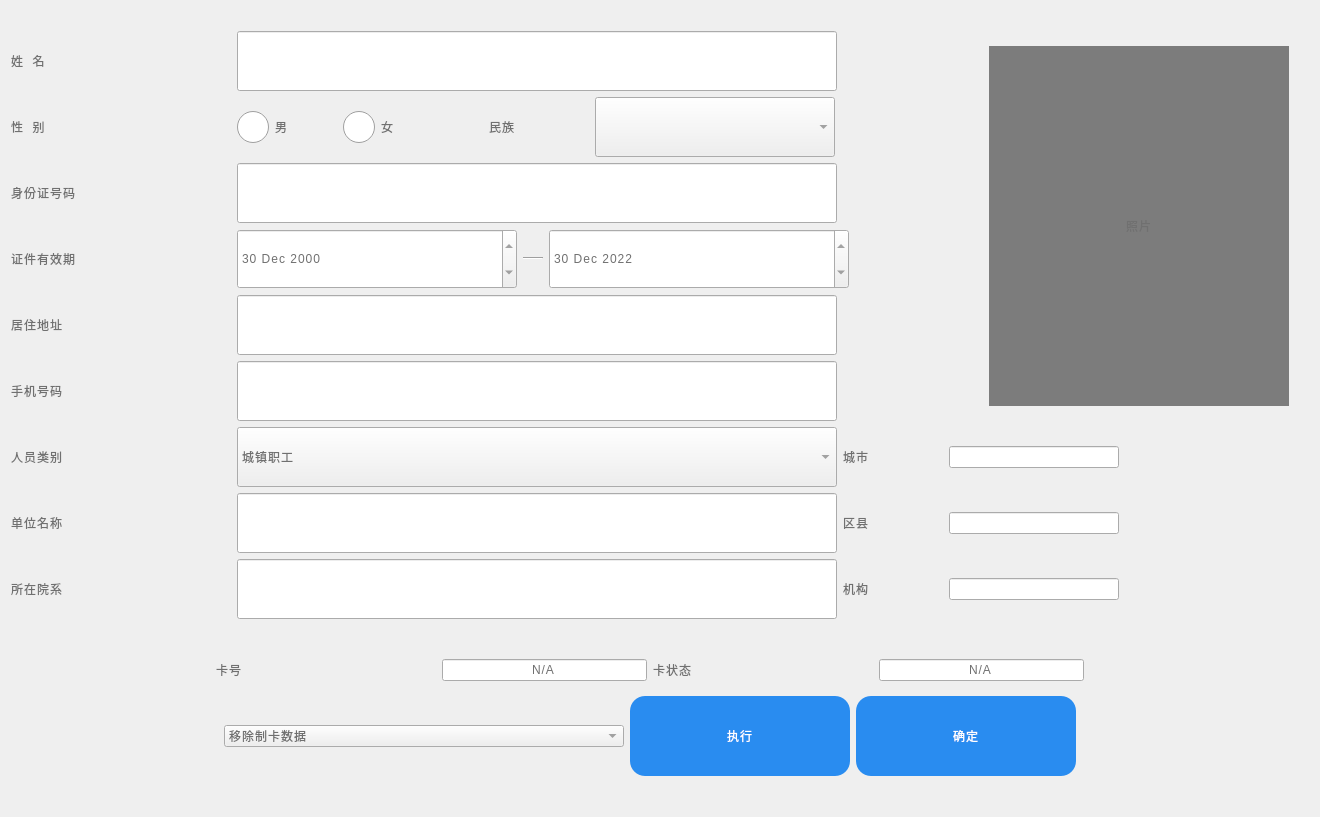
<?xml version="1.0" encoding="UTF-8"?>
<ui version="4.0">
 <class>Sys_SSCardAPITest</class>
 <widget class="QWidget" name="Sys_SSCardAPITest">
  <property name="geometry">
   <rect>
    <x>0</x>
    <y>0</y>
    <width>1320</width>
    <height>817</height>
   </rect>
  </property>
  <property name="maximumSize">
   <size>
    <width>65535</width>
    <height>16777215</height>
   </size>
  </property>
  <property name="windowTitle">
   <string>Form</string>
  </property>
  <property name="styleSheet">
   <string notr="true">font-weight: normal;
line-height: 49px;
letter-spacing: 1px;
color: #707070;
font:42px &quot;思源黑体 CN Medium&quot;;
</string>
  </property>
  <layout class="QHBoxLayout" name="horizontalLayout_10">
   <item>
    <spacer name="horizontalSpacer_6">
     <property name="minimumSize">
      <size>
       <width>0</width>
       <height>90</height>
      </size>
     </property>
     <property name="orientation">
      <enum>Qt::Horizontal</enum>
     </property>
     <property name="sizeType">
      <enum>QSizePolicy::Fixed</enum>
     </property>
     <property name="sizeHint" stdset="0">
      <size>
       <width>20</width>
       <height>87</height>
      </size>
     </property>
    </spacer>
   </item>
   <item>
    <layout class="QVBoxLayout" name="verticalLayout_4">
     <item>
      <spacer name="verticalSpacer">
       <property name="orientation">
        <enum>Qt::Vertical</enum>
       </property>
       <property name="sizeType">
        <enum>QSizePolicy::Fixed</enum>
       </property>
       <property name="sizeHint" stdset="0">
        <size>
         <width>20</width>
         <height>20</height>
        </size>
       </property>
      </spacer>
     </item>
     <item>
      <layout class="QVBoxLayout" name="verticalLayout_3">
       <item>
        <layout class="QHBoxLayout" name="horizontalLayout_9">
         <item>
          <layout class="QVBoxLayout" name="verticalLayout">
           <item>
            <layout class="QHBoxLayout" name="horizontalLayout">
             <item>
              <widget class="QLabel" name="label_Name">
               <property name="minimumSize">
                <size>
                 <width>220</width>
                 <height>40</height>
                </size>
               </property>
               <property name="maximumSize">
                <size>
                 <width>220</width>
                 <height>16777215</height>
                </size>
               </property>
               <property name="styleSheet">
                <string notr="true"/>
               </property>
               <property name="text">
                <string>姓  名</string>
               </property>
              </widget>
             </item>
             <item>
              <widget class="QLineEdit" name="lineEdit_Name">
               <property name="minimumSize">
                <size>
                 <width>600</width>
                 <height>60</height>
                </size>
               </property>
               <property name="maximumSize">
                <size>
                 <width>600</width>
                 <height>60</height>
                </size>
               </property>
              </widget>
             </item>
             <item>
              <spacer name="horizontalSpacer_11">
               <property name="orientation">
                <enum>Qt::Horizontal</enum>
               </property>
               <property name="sizeHint" stdset="0">
                <size>
                 <width>40</width>
                 <height>20</height>
                </size>
               </property>
              </spacer>
             </item>
            </layout>
           </item>
           <item>
            <layout class="QHBoxLayout" name="horizontalLayout_2" stretch="0,0,0,1,1,0">
             <item>
              <widget class="QLabel" name="label_Gender">
               <property name="minimumSize">
                <size>
                 <width>220</width>
                 <height>40</height>
                </size>
               </property>
               <property name="maximumSize">
                <size>
                 <width>220</width>
                 <height>16777215</height>
                </size>
               </property>
               <property name="styleSheet">
                <string notr="true"/>
               </property>
               <property name="text">
                <string>性  别</string>
               </property>
              </widget>
             </item>
             <item>
              <layout class="QHBoxLayout" name="horizontalLayout_5">
               <property name="spacing">
                <number>6</number>
               </property>
               <property name="sizeConstraint">
                <enum>QLayout::SetDefaultConstraint</enum>
               </property>
               <item>
                <widget class="QRadioButton" name="radioButton_Male">
                 <property name="minimumSize">
                  <size>
                   <width>100</width>
                   <height>40</height>
                  </size>
                 </property>
                 <property name="maximumSize">
                  <size>
                   <width>100</width>
                   <height>16777215</height>
                  </size>
                 </property>
                 <property name="styleSheet">
                  <string notr="true">QRadioButton::indicator { 
	width: 32px;
	height: 32px;
}
QRadioButton::indicator::unchecked {
	image: url(:/Image/RadioUnChecked.png);
}
QRadioButton::indicator::checked { 
	image: url(:/Image/RadioCheck.png);
}
</string>
                 </property>
                 <property name="text">
                  <string>男</string>
                 </property>
                </widget>
               </item>
               <item>
                <widget class="QRadioButton" name="radioButton_Female">
                 <property name="minimumSize">
                  <size>
                   <width>100</width>
                   <height>40</height>
                  </size>
                 </property>
                 <property name="maximumSize">
                  <size>
                   <width>100</width>
                   <height>16777215</height>
                  </size>
                 </property>
                 <property name="styleSheet">
                  <string notr="true">QRadioButton::indicator { 
	width: 32px;
	height: 32px;
}
QRadioButton::indicator::unchecked {
	image: url(:/Image/RadioUnChecked.png);
}
QRadioButton::indicator::checked { 
	image: url(:/Image/RadioCheck.png);
}
</string>
                 </property>
                 <property name="text">
                  <string>女</string>
                 </property>
                </widget>
               </item>
              </layout>
             </item>
             <item>
              <spacer name="horizontalSpacer_4">
               <property name="orientation">
                <enum>Qt::Horizontal</enum>
               </property>
               <property name="sizeType">
                <enum>QSizePolicy::Fixed</enum>
               </property>
               <property name="sizeHint" stdset="0">
                <size>
                 <width>40</width>
                 <height>20</height>
                </size>
               </property>
              </spacer>
             </item>
             <item>
              <widget class="QLabel" name="label_Nation">
               <property name="minimumSize">
                <size>
                 <width>100</width>
                 <height>40</height>
                </size>
               </property>
               <property name="maximumSize">
                <size>
                 <width>100</width>
                 <height>16777215</height>
                </size>
               </property>
               <property name="styleSheet">
                <string notr="true"/>
               </property>
               <property name="text">
                <string>民族</string>
               </property>
              </widget>
             </item>
             <item>
              <widget class="QComboBox" name="comboBox_Nationality">
               <property name="minimumSize">
                <size>
                 <width>200</width>
                 <height>60</height>
                </size>
               </property>
               <property name="maximumSize">
                <size>
                 <width>240</width>
                 <height>60</height>
                </size>
               </property>
               <property name="styleSheet">
                <string notr="true"/>
               </property>
              </widget>
             </item>
             <item>
              <spacer name="horizontalSpacer_8">
               <property name="orientation">
                <enum>Qt::Horizontal</enum>
               </property>
               <property name="sizeHint" stdset="0">
                <size>
                 <width>40</width>
                 <height>20</height>
                </size>
               </property>
              </spacer>
             </item>
            </layout>
           </item>
           <item>
            <layout class="QHBoxLayout" name="horizontalLayout_4">
             <item>
              <widget class="QLabel" name="label_IDCard">
               <property name="minimumSize">
                <size>
                 <width>220</width>
                 <height>40</height>
                </size>
               </property>
               <property name="maximumSize">
                <size>
                 <width>220</width>
                 <height>16777215</height>
                </size>
               </property>
               <property name="styleSheet">
                <string notr="true"/>
               </property>
               <property name="text">
                <string>身份证号码</string>
               </property>
              </widget>
             </item>
             <item>
              <widget class="QLineEdit" name="lineEdit_CardID">
               <property name="minimumSize">
                <size>
                 <width>600</width>
                 <height>60</height>
                </size>
               </property>
               <property name="maximumSize">
                <size>
                 <width>600</width>
                 <height>60</height>
                </size>
               </property>
               <property name="maxLength">
                <number>18</number>
               </property>
               <property name="readOnly">
                <bool>false</bool>
               </property>
              </widget>
             </item>
             <item>
              <spacer name="horizontalSpacer_12">
               <property name="orientation">
                <enum>Qt::Horizontal</enum>
               </property>
               <property name="sizeHint" stdset="0">
                <size>
                 <width>40</width>
                 <height>20</height>
                </size>
               </property>
              </spacer>
             </item>
            </layout>
           </item>
           <item>
            <layout class="QHBoxLayout" name="horizontalLayout_6">
             <item>
              <widget class="QLabel" name="label_ExpireDate">
               <property name="minimumSize">
                <size>
                 <width>220</width>
                 <height>40</height>
                </size>
               </property>
               <property name="maximumSize">
                <size>
                 <width>220</width>
                 <height>16777215</height>
                </size>
               </property>
               <property name="styleSheet">
                <string notr="true"/>
               </property>
               <property name="text">
                <string>证件有效期</string>
               </property>
              </widget>
             </item>
             <item>
              <widget class="QDateEdit" name="dateEdit_Issued">
               <property name="minimumSize">
                <size>
                 <width>280</width>
                 <height>60</height>
                </size>
               </property>
               <property name="maximumSize">
                <size>
                 <width>300</width>
                 <height>60</height>
                </size>
               </property>
               <property name="dateTime">
                <datetime>
                 <hour>8</hour>
                 <minute>0</minute>
                 <second>0</second>
                 <year>2000</year>
                 <month>12</month>
                 <day>30</day>
                </datetime>
               </property>
              </widget>
             </item>
             <item>
              <widget class="Line" name="line">
               <property name="minimumSize">
                <size>
                 <width>20</width>
                 <height>0</height>
                </size>
               </property>
               <property name="maximumSize">
                <size>
                 <width>20</width>
                 <height>16777215</height>
                </size>
               </property>
               <property name="orientation">
                <enum>Qt::Horizontal</enum>
               </property>
              </widget>
             </item>
             <item>
              <widget class="QDateEdit" name="dateEdit_Expired">
               <property name="minimumSize">
                <size>
                 <width>300</width>
                 <height>60</height>
                </size>
               </property>
               <property name="maximumSize">
                <size>
                 <width>300</width>
                 <height>60</height>
                </size>
               </property>
               <property name="dateTime">
                <datetime>
                 <hour>8</hour>
                 <minute>0</minute>
                 <second>0</second>
                 <year>2022</year>
                 <month>12</month>
                 <day>30</day>
                </datetime>
               </property>
              </widget>
             </item>
             <item>
              <spacer name="horizontalSpacer_15">
               <property name="orientation">
                <enum>Qt::Horizontal</enum>
               </property>
               <property name="sizeHint" stdset="0">
                <size>
                 <width>40</width>
                 <height>20</height>
                </size>
               </property>
              </spacer>
             </item>
            </layout>
           </item>
           <item>
            <layout class="QHBoxLayout" name="horizontalLayout_11">
             <item>
              <widget class="QLabel" name="label_Career_2">
               <property name="minimumSize">
                <size>
                 <width>220</width>
                 <height>40</height>
                </size>
               </property>
               <property name="maximumSize">
                <size>
                 <width>220</width>
                 <height>16777215</height>
                </size>
               </property>
               <property name="styleSheet">
                <string notr="true"/>
               </property>
               <property name="text">
                <string>居住地址</string>
               </property>
              </widget>
             </item>
             <item>
              <widget class="QLineEdit" name="lineEdit_Address">
               <property name="minimumSize">
                <size>
                 <width>600</width>
                 <height>60</height>
                </size>
               </property>
               <property name="maximumSize">
                <size>
                 <width>500</width>
                 <height>60</height>
                </size>
               </property>
               <property name="text">
                <string/>
               </property>
               <property name="readOnly">
                <bool>false</bool>
               </property>
              </widget>
             </item>
             <item>
              <spacer name="horizontalSpacer_16">
               <property name="orientation">
                <enum>Qt::Horizontal</enum>
               </property>
               <property name="sizeHint" stdset="0">
                <size>
                 <width>40</width>
                 <height>20</height>
                </size>
               </property>
              </spacer>
             </item>
            </layout>
           </item>
           <item>
            <layout class="QHBoxLayout" name="horizontalLayout_8">
             <item>
              <widget class="QLabel" name="label_Career">
               <property name="minimumSize">
                <size>
                 <width>220</width>
                 <height>40</height>
                </size>
               </property>
               <property name="maximumSize">
                <size>
                 <width>220</width>
                 <height>16777215</height>
                </size>
               </property>
               <property name="styleSheet">
                <string notr="true"/>
               </property>
               <property name="text">
                <string>手机号码</string>
               </property>
              </widget>
             </item>
             <item>
              <widget class="QLineEdit" name="lineEdit_Mobile">
               <property name="minimumSize">
                <size>
                 <width>600</width>
                 <height>60</height>
                </size>
               </property>
               <property name="maximumSize">
                <size>
                 <width>600</width>
                 <height>60</height>
                </size>
               </property>
               <property name="text">
                <string/>
               </property>
               <property name="readOnly">
                <bool>false</bool>
               </property>
              </widget>
             </item>
             <item>
              <spacer name="horizontalSpacer_14">
               <property name="orientation">
                <enum>Qt::Horizontal</enum>
               </property>
               <property name="sizeHint" stdset="0">
                <size>
                 <width>40</width>
                 <height>20</height>
                </size>
               </property>
              </spacer>
             </item>
            </layout>
           </item>
          </layout>
         </item>
         <item>
          <widget class="QLabel" name="label_Photo">
           <property name="minimumSize">
            <size>
             <width>300</width>
             <height>360</height>
            </size>
           </property>
           <property name="maximumSize">
            <size>
             <width>300</width>
             <height>360</height>
            </size>
           </property>
           <property name="styleSheet">
            <string notr="true">background-color: rgb(124, 124, 124);</string>
           </property>
           <property name="text">
            <string>照片</string>
           </property>
           <property name="alignment">
            <set>Qt::AlignCenter</set>
           </property>
          </widget>
         </item>
        </layout>
       </item>
       <item>
        <layout class="QVBoxLayout" name="verticalLayout_2">
         <item>
          <layout class="QHBoxLayout" name="horizontalLayout_29">
           <item>
            <widget class="QLabel" name="label_Address">
             <property name="minimumSize">
              <size>
               <width>220</width>
               <height>40</height>
              </size>
             </property>
             <property name="maximumSize">
              <size>
               <width>220</width>
               <height>16777215</height>
              </size>
             </property>
             <property name="styleSheet">
              <string notr="true"/>
             </property>
             <property name="text">
              <string>人员类别</string>
             </property>
            </widget>
           </item>
           <item>
            <widget class="QComboBox" name="comboBox_PersonType">
             <property name="minimumSize">
              <size>
               <width>600</width>
               <height>60</height>
              </size>
             </property>
             <property name="maximumSize">
              <size>
               <width>600</width>
               <height>60</height>
              </size>
             </property>
             <property name="styleSheet">
              <string notr="true"/>
             </property>
             <property name="maxVisibleItems">
              <number>16</number>
             </property>
             <item>
              <property name="text">
               <string>城镇职工</string>
              </property>
             </item>
             <item>
              <property name="text">
               <string>城镇居民</string>
              </property>
             </item>
             <item>
              <property name="text">
               <string>农村居民</string>
              </property>
             </item>
             <item>
              <property name="text">
               <string>在读大学生</string>
              </property>
             </item>
            </widget>
           </item>
           <item>
            <widget class="QLabel" name="label_Address_2">
             <property name="minimumSize">
              <size>
               <width>100</width>
               <height>40</height>
              </size>
             </property>
             <property name="maximumSize">
              <size>
               <width>150</width>
               <height>16777215</height>
              </size>
             </property>
             <property name="styleSheet">
              <string notr="true"/>
             </property>
             <property name="text">
              <string>城市</string>
             </property>
            </widget>
           </item>
           <item>
            <widget class="QLineEdit" name="lineEdit_City"/>
           </item>
           <item>
            <spacer name="horizontalSpacer_10">
             <property name="orientation">
              <enum>Qt::Horizontal</enum>
             </property>
             <property name="sizeHint" stdset="0">
              <size>
               <width>40</width>
               <height>20</height>
              </size>
             </property>
            </spacer>
           </item>
          </layout>
         </item>
         <item>
          <layout class="QHBoxLayout" name="horizontalLayout_26">
           <item>
            <widget class="QLabel" name="label_Organization">
             <property name="minimumSize">
              <size>
               <width>220</width>
               <height>40</height>
              </size>
             </property>
             <property name="maximumSize">
              <size>
               <width>220</width>
               <height>16777215</height>
              </size>
             </property>
             <property name="styleSheet">
              <string notr="true"/>
             </property>
             <property name="text">
              <string>单位名称</string>
             </property>
            </widget>
           </item>
           <item>
            <widget class="QLineEdit" name="lineEdit_Organization">
             <property name="minimumSize">
              <size>
               <width>600</width>
               <height>60</height>
              </size>
             </property>
             <property name="maximumSize">
              <size>
               <width>600</width>
               <height>60</height>
              </size>
             </property>
             <property name="readOnly">
              <bool>false</bool>
             </property>
            </widget>
           </item>
           <item>
            <widget class="QLabel" name="label_Address_3">
             <property name="minimumSize">
              <size>
               <width>100</width>
               <height>40</height>
              </size>
             </property>
             <property name="maximumSize">
              <size>
               <width>150</width>
               <height>16777215</height>
              </size>
             </property>
             <property name="styleSheet">
              <string notr="true"/>
             </property>
             <property name="text">
              <string>区县</string>
             </property>
            </widget>
           </item>
           <item>
            <widget class="QLineEdit" name="lineEdit_Country"/>
           </item>
           <item>
            <spacer name="horizontalSpacer_9">
             <property name="orientation">
              <enum>Qt::Horizontal</enum>
             </property>
             <property name="sizeHint" stdset="0">
              <size>
               <width>40</width>
               <height>20</height>
              </size>
             </property>
            </spacer>
           </item>
          </layout>
         </item>
         <item>
          <layout class="QHBoxLayout" name="horizontalLayout_Guardian">
           <item>
            <widget class="QLabel" name="label_Department">
             <property name="minimumSize">
              <size>
               <width>220</width>
               <height>40</height>
              </size>
             </property>
             <property name="maximumSize">
              <size>
               <width>220</width>
               <height>16777215</height>
              </size>
             </property>
             <property name="styleSheet">
              <string notr="true"/>
             </property>
             <property name="text">
              <string>所在院系</string>
             </property>
            </widget>
           </item>
           <item>
            <widget class="QLineEdit" name="lineEdit_Department">
             <property name="minimumSize">
              <size>
               <width>600</width>
               <height>60</height>
              </size>
             </property>
             <property name="maximumSize">
              <size>
               <width>600</width>
               <height>60</height>
              </size>
             </property>
             <property name="readOnly">
              <bool>false</bool>
             </property>
            </widget>
           </item>
           <item>
            <widget class="QLabel" name="label_Agent">
             <property name="minimumSize">
              <size>
               <width>100</width>
               <height>40</height>
              </size>
             </property>
             <property name="maximumSize">
              <size>
               <width>150</width>
               <height>16777215</height>
              </size>
             </property>
             <property name="styleSheet">
              <string notr="true"/>
             </property>
             <property name="text">
              <string>机构</string>
             </property>
            </widget>
           </item>
           <item>
            <widget class="QLineEdit" name="lineEdit_Agency"/>
           </item>
           <item>
            <spacer name="horizontalSpacer">
             <property name="orientation">
              <enum>Qt::Horizontal</enum>
             </property>
             <property name="sizeHint" stdset="0">
              <size>
               <width>40</width>
               <height>20</height>
              </size>
             </property>
            </spacer>
           </item>
          </layout>
         </item>
        </layout>
       </item>
      </layout>
     </item>
     <item>
      <spacer name="verticalSpacer_3">
       <property name="orientation">
        <enum>Qt::Vertical</enum>
       </property>
       <property name="sizeHint" stdset="0">
        <size>
         <width>40</width>
         <height>13</height>
        </size>
       </property>
      </spacer>
     </item>
     <item>
      <layout class="QHBoxLayout" name="horizontalLayout_12">
       <item>
        <spacer name="horizontalSpacer_7">
         <property name="orientation">
          <enum>Qt::Horizontal</enum>
         </property>
         <property name="sizeHint" stdset="0">
          <size>
           <width>188</width>
           <height>20</height>
          </size>
         </property>
        </spacer>
       </item>
       <item>
        <widget class="QLabel" name="label_Department_2">
         <property name="minimumSize">
          <size>
           <width>220</width>
           <height>40</height>
          </size>
         </property>
         <property name="maximumSize">
          <size>
           <width>220</width>
           <height>16777215</height>
          </size>
         </property>
         <property name="styleSheet">
          <string notr="true"/>
         </property>
         <property name="text">
          <string>卡号</string>
         </property>
        </widget>
       </item>
       <item>
        <widget class="QLineEdit" name="lineEdit_CardNum">
         <property name="text">
          <string>N/A</string>
         </property>
         <property name="alignment">
          <set>Qt::AlignCenter</set>
         </property>
         <property name="readOnly">
          <bool>true</bool>
         </property>
        </widget>
       </item>
       <item>
        <widget class="QLabel" name="label_Department_3">
         <property name="minimumSize">
          <size>
           <width>220</width>
           <height>40</height>
          </size>
         </property>
         <property name="maximumSize">
          <size>
           <width>220</width>
           <height>16777215</height>
          </size>
         </property>
         <property name="styleSheet">
          <string notr="true"/>
         </property>
         <property name="text">
          <string>卡状态</string>
         </property>
        </widget>
       </item>
       <item>
        <widget class="QLineEdit" name="lineEdit_Status">
         <property name="text">
          <string>N/A</string>
         </property>
         <property name="alignment">
          <set>Qt::AlignCenter</set>
         </property>
         <property name="readOnly">
          <bool>true</bool>
         </property>
        </widget>
       </item>
       <item>
        <spacer name="horizontalSpacer_13">
         <property name="orientation">
          <enum>Qt::Horizontal</enum>
         </property>
         <property name="sizeHint" stdset="0">
          <size>
           <width>40</width>
           <height>20</height>
          </size>
         </property>
        </spacer>
       </item>
      </layout>
     </item>
     <item>
      <layout class="QHBoxLayout" name="horizontalLayout_7">
       <item>
        <spacer name="horizontalSpacer_2">
         <property name="orientation">
          <enum>Qt::Horizontal</enum>
         </property>
         <property name="sizeHint" stdset="0">
          <size>
           <width>188</width>
           <height>20</height>
          </size>
         </property>
        </spacer>
       </item>
       <item>
        <widget class="QComboBox" name="comboBox_Function">
         <property name="minimumSize">
          <size>
           <width>400</width>
           <height>0</height>
          </size>
         </property>
         <item>
          <property name="text">
           <string>移除制卡数据</string>
          </property>
         </item>
         <item>
          <property name="text">
           <string>照片采集</string>
          </property>
         </item>
         <item>
          <property name="text">
           <string>自选照片</string>
          </property>
         </item>
         <item>
          <property name="text">
           <string>查询制卡状态</string>
          </property>
         </item>
         <item>
          <property name="text">
           <string>加载制卡数据</string>
          </property>
         </item>
         <item>
          <property name="text">
           <string>挂失</string>
          </property>
         </item>
         <item>
          <property name="text">
           <string>注册缴费</string>
          </property>
         </item>
         <item>
          <property name="text">
           <string>即制卡标注</string>
          </property>
         </item>
         <item>
          <property name="text">
           <string>即制卡申请</string>
          </property>
         </item>
         <item>
          <property name="text">
           <string>获取制卡数据</string>
          </property>
         </item>
         <item>
          <property name="text">
           <string>写卡</string>
          </property>
         </item>
         <item>
          <property name="text">
           <string>打印</string>
          </property>
         </item>
         <item>
          <property name="text">
           <string>回盘 + 启用</string>
          </property>
         </item>
        </widget>
       </item>
       <item>
        <widget class="QPushButton" name="pushButton_Excecute">
         <property name="enabled">
          <bool>true</bool>
         </property>
         <property name="minimumSize">
          <size>
           <width>220</width>
           <height>80</height>
          </size>
         </property>
         <property name="styleSheet">
          <string notr="true">QPushButton{background-color: #298cf0;
border-radius: 15px;
font: 57 42px &quot;思源黑体 CN Medium&quot;;
font-weight: normal;
line-height: 49px;
letter-spacing: 1px;
color: #ffffff;}
QPushButton:pressed{background:#38a357;}
QPushButton:!enabled{background:#cacaca;}
</string>
         </property>
         <property name="text">
          <string>执行</string>
         </property>
        </widget>
       </item>
       <item>
        <widget class="QPushButton" name="pushButton_OK">
         <property name="enabled">
          <bool>true</bool>
         </property>
         <property name="minimumSize">
          <size>
           <width>220</width>
           <height>80</height>
          </size>
         </property>
         <property name="styleSheet">
          <string notr="true">QPushButton{background-color: #298cf0;
border-radius: 15px;
font: 57 42px &quot;思源黑体 CN Medium&quot;;
font-weight: normal;
line-height: 49px;
letter-spacing: 1px;
color: #ffffff;}
QPushButton:pressed{background:#38a357;}
QPushButton:!enabled{background:#cacaca;}
</string>
         </property>
         <property name="text">
          <string>确定</string>
         </property>
        </widget>
       </item>
       <item>
        <spacer name="horizontalSpacer_3">
         <property name="orientation">
          <enum>Qt::Horizontal</enum>
         </property>
         <property name="sizeHint" stdset="0">
          <size>
           <width>40</width>
           <height>20</height>
          </size>
         </property>
        </spacer>
       </item>
      </layout>
     </item>
     <item>
      <spacer name="verticalSpacer_2">
       <property name="orientation">
        <enum>Qt::Vertical</enum>
       </property>
       <property name="sizeType">
        <enum>QSizePolicy::Fixed</enum>
       </property>
       <property name="sizeHint" stdset="0">
        <size>
         <width>20</width>
         <height>30</height>
        </size>
       </property>
      </spacer>
     </item>
    </layout>
   </item>
   <item>
    <spacer name="horizontalSpacer_5">
     <property name="orientation">
      <enum>Qt::Horizontal</enum>
     </property>
     <property name="sizeType">
      <enum>QSizePolicy::Fixed</enum>
     </property>
     <property name="sizeHint" stdset="0">
      <size>
       <width>20</width>
       <height>17</height>
      </size>
     </property>
    </spacer>
   </item>
  </layout>
 </widget>
 <resources/>
 <connections/>
</ui>
